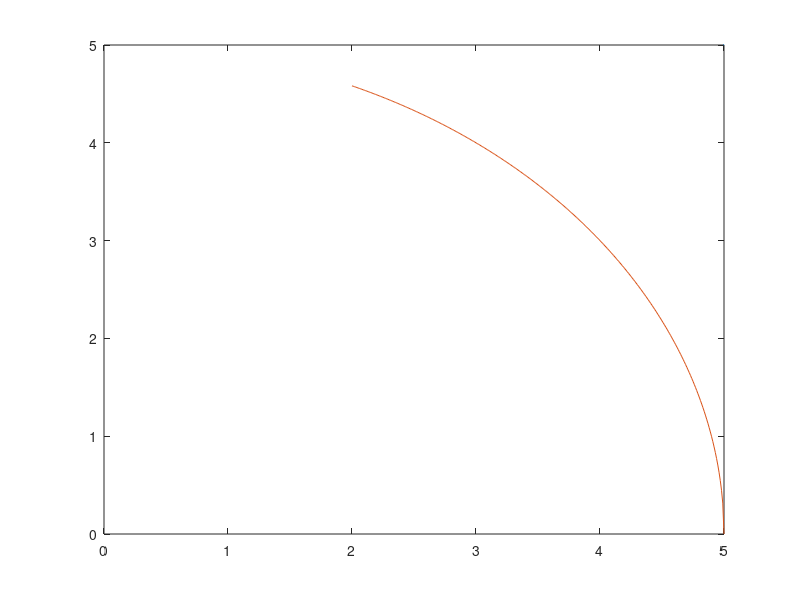

Reproduce this figure in MATLAB.
function micont3();
% Test Case #4 of Michalevicz 1994
%   'Evolutionary optimization of constrained problems'
%
%   Proceeding of the 3rd Annual Conference on Evolutionary Programming
%   A.V. Sebald and L.J. Fogel, World Scientific Publishing, River Edge,
%   NJ, 1994, pp. 98--108
%
% Objective function:
%        f(x) = .01*x(1)^2 +x(2)^2
% subject to  non-linear constraints:
%        x(1)*x(2) -25 >=0
%        x(1)^2 + x(2)^2 -25 >=0
% and bounds
%        2 <= x(1) <= 50; 0 <= x(2) <=50
%
% Global solution is (sqrt(250),sqrt(2.5))=(15.811388, 1.581139),
% fmin=5
% the starting feasible point (2,2)


% All Rights Reserved, 
% Revision 3.0, Oct. 1996
% Evolution Strategy Toolbox 1993-96
% To Thanh Binh University of Magdeburg Germany


x1=[2:.01:5];
x2=[0:.01:5];
cla 
hold off

plot(x1,25./x1) ;
hold on
plot(x1,sqrt(25-x1.^2)) ;

text(15.811,1.5811,'+','color','r')
axis([0 5 0 5])
